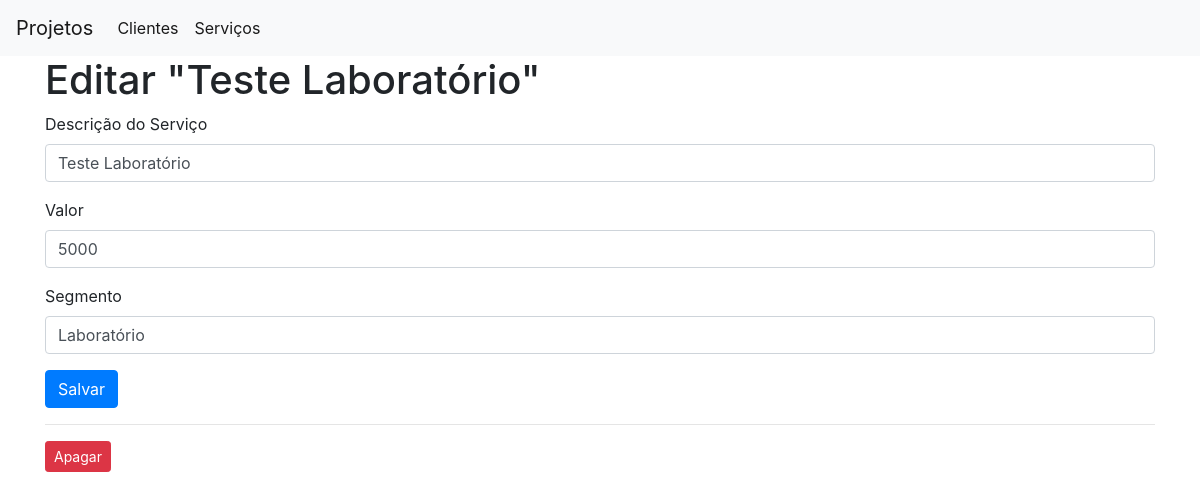
Screenshot of /servicos/1/edit with the database file from the repository.
### app.py (models this page shows)
class Servicos(db.Model):
    id = db.Column(db.Integer, primary_key=True)
    descricao = db.Column(db.String(80), nullable=False)
    valor = db.Column(db.String(10), nullable=False)
    segmento = db.Column(db.String(80), nullable=False)

### app.py (the view, shortened to what this page needs)
@app.route('/servicos/<int:servico_id>/edit', methods=('GET', 'POST'))
def edit_servico(servico_id):
    servico = get_servico(servico_id)
    return render_template('edit_servico.html', servico=servico)

### app.py (called while the page is built)
def get_servico(servico_id):
    servico = Servicos.query.filter_by(id=servico_id).first()
    if servico is None:
        abort(404)
    return servico

### templates/edit_servico.html
{% extends 'base.html' %}
{% block content %}
<h1>{% block title %} Editar "{{ servico['descricao'] }}" {% endblock %}</h1>
<form method="post">
    <div class="form-group">
        <label for="descricao">Descrição do Serviço</label>
        <input type="text" name="descricao"
               placeholder="Descrição do Serviço" class="form-control"
               value="{{ request.form['descricao'] or servico['descricao'] }}"></input>
    </div>
    <div class="form-group">
        <label for="valor">Valor </label>
        <input type="text" name="valor"
               placeholder="Valor" class="form-control"
               value="{{ request.form['valor'] or servico['valor'] }}"></input>
    </div>
    <div class="form-group">
        <label for="segmento">Segmento</label>
        <input type="text" name="segmento"
               placeholder="Segmento" class="form-control"
               value="{{ request.form['segmento'] or servico['segmento'] }}"></input>
    </div>
    <div class="form-group">
        <button type="submit" class="btn btn-primary">Salvar</button>
    </div>
</form>
<hr>
<form action="{{ url_for('delete_servico', servico_id=servico['id']) }}" method="POST">
    <input type="submit" value="Apagar"
            class="btn btn-danger btn-sm"
            onclick="return confirm('Tem certeza que deseja excluir esse serviço?')">
</form>
{% endblock %}

### rows the page displays
Servicos: descricao "Teste Laboratório", valor "5000", segmento "Laboratório"
